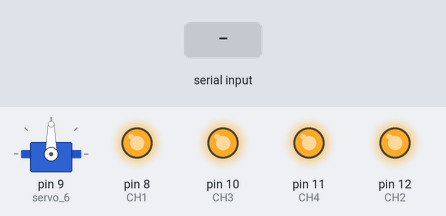
The sketch below on a simulated Arduino Uno, built with avr-gcc and run on an emulated ATmega328P. Shown: servo, output pins drawn as LEDs (lit = HIGH). The inputs (shaded band) are chosen by the test bench.

Above: at 1.2 s.
1.3 s: "1" received over Serial
At 2.5 s:
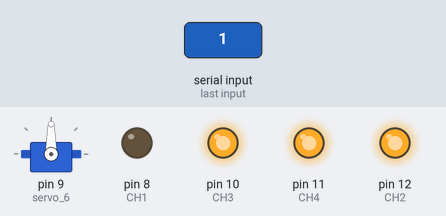
2.8 s: "2" received over Serial
At 3.7 s:
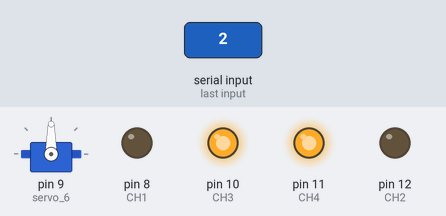
4.3 s: "3" received over Serial
At 4.8 s:
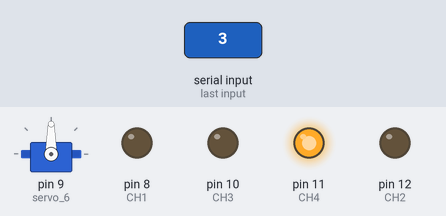
5.8 s: "4" received over Serial
At 7.0 s:
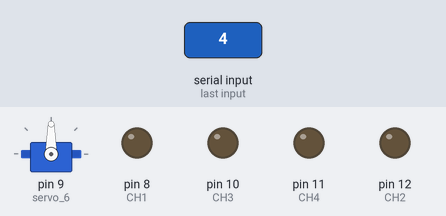
7.3 s: "5" received over Serial
At 8.3 s:
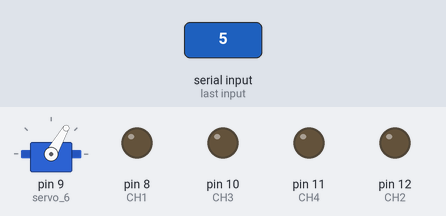
8.8 s: "6" received over Serial
At 9.5 s:
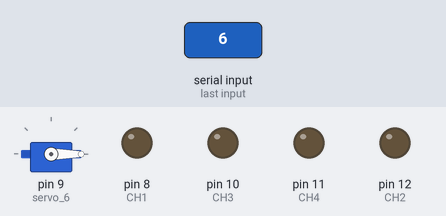
Timing chart, 0 to 11.3 s (numbered marks = the images above; inputs shaded):
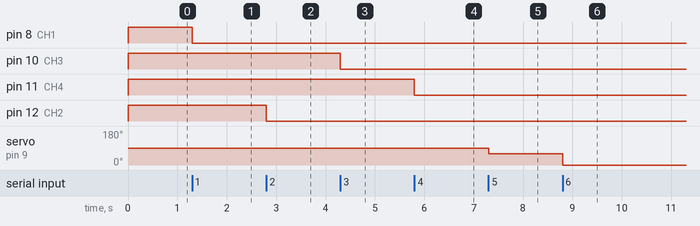

Measured:
- after the input at 1.3 s, pin 8 (CH1): HIGH → LOW at once
- after the input at 2.8 s, pin 12 (CH2): HIGH → LOW at once
- after the input at 4.3 s, pin 10 (CH3): HIGH → LOW at once
- after the input at 5.8 s, pin 11 (CH4): HIGH → LOW at once
- after the input at 7.3 s, servo on pin 9 (servo_6): 90° → 60° at once
- after the input at 8.8 s, servo on pin 9 (servo_6): 60° → 0° at once

The sketch:

workin_eeg_01.ino
```cpp
#include <Servo.h>
#define CH1 8
#define CH2 12
#define CH3 10
#define CH4 11
Servo servo_6;


void setup(){
  Serial.begin(9600);

  pinMode(CH1, OUTPUT);
  pinMode(CH2, OUTPUT);
  pinMode(CH3, OUTPUT);
  pinMode(CH4, OUTPUT);

  digitalWrite(CH1,HIGH);
  digitalWrite(CH2,HIGH);
  digitalWrite(CH3,HIGH);
  digitalWrite(CH4,HIGH);

  servo_6.attach(9);


}

void loop (){
while(Serial.available()){

  char ser = Serial.read();
  if (ser == '1'){
    if(digitalRead(CH1)== LOW){offPin(CH1);}
    else{onPin(CH1);}
  }
  else if (ser == '2'){
    if(digitalRead(CH2)== LOW){offPin(CH2);}
    else{onPin(CH2);}
  }
  else if (ser == '3'){
    if(digitalRead(CH3)== LOW){offPin(CH3);}
    else{onPin(CH3);}
  }
  else if (ser == '4'){
    if(digitalRead(CH4)== LOW){offPin(CH4);}
    else{onPin(CH4);}

  }
  else if(ser == '5'){
    servo_6.write(60);
  }
  else if(ser == '6'){
    servo_6.write(0);
  }


}


}


void onPin(int8_t pin) {
  digitalWrite(pin, LOW);
}

void offPin(int8_t pin) {
  digitalWrite(pin, HIGH);
}
```
